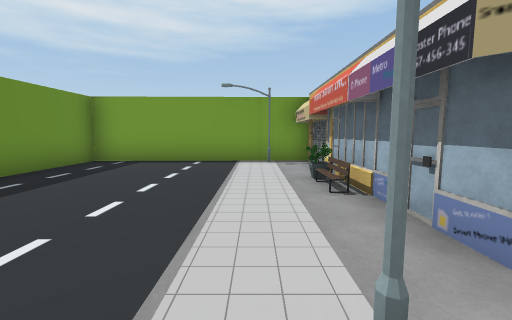
[1] (above)

18 first-person views from a walk through a 3-D level made in the Unity game engine. The camera is 1.5 m above the floor, tilts 6° down and sees 90° across. The floor is counted in squares, 2 m on a side. Each view is taken from the middle of a square. On the plan, view 1 faces up. The plan holds only what a view shows up to about 9 squares ahead; the rest is blank. The place goes on beyond the plan. The player is left out. Some surface patterns are stand-ins.

[2]
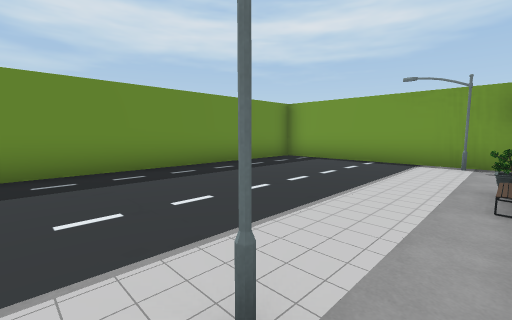

[3]
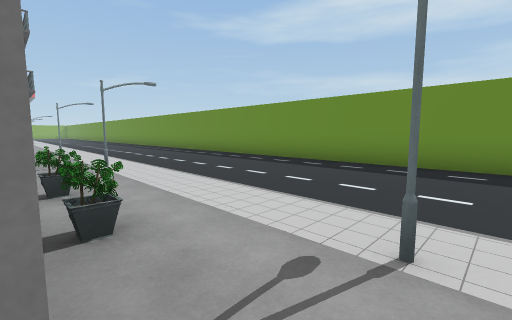

[4]
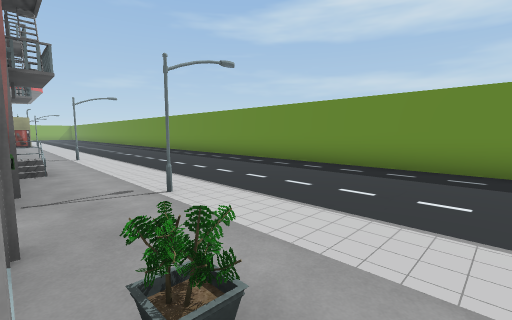

[5]
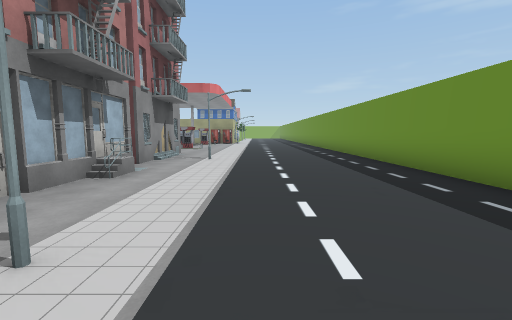

[6]
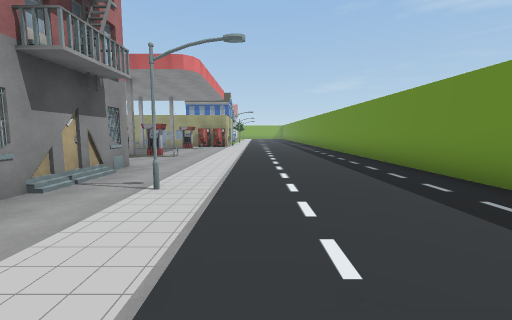

[7]
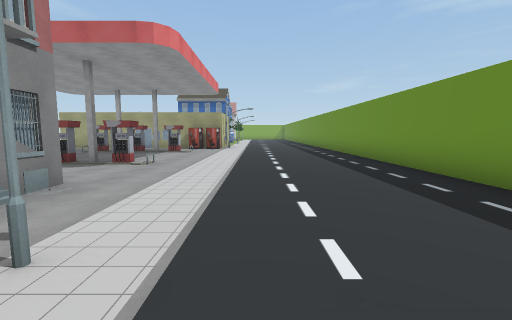

[8]
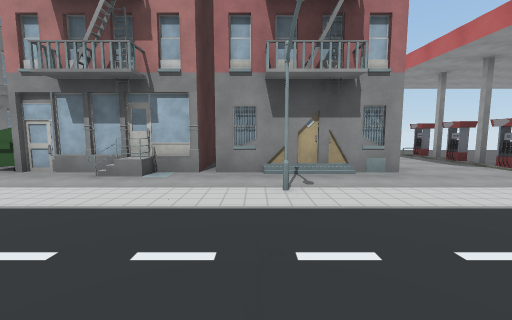

[9]
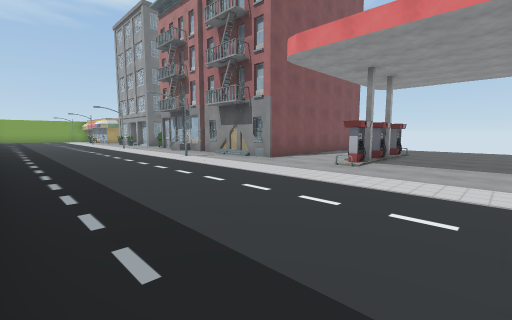

[10]
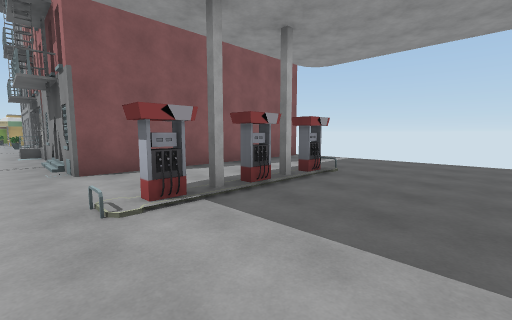

[11]
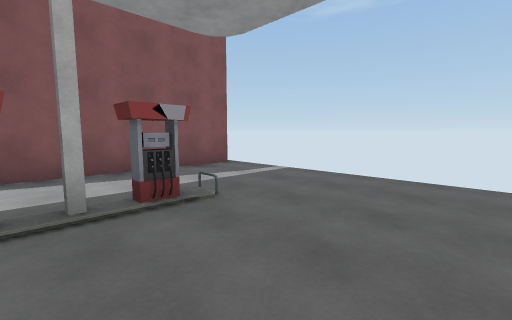

[12]
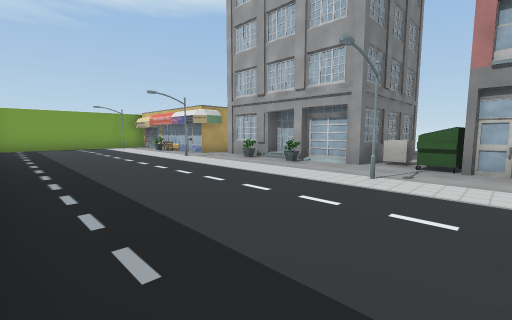

[13]
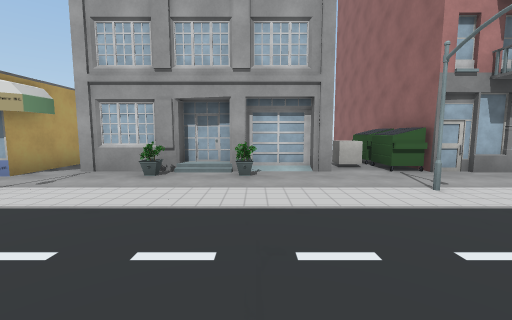

[14]
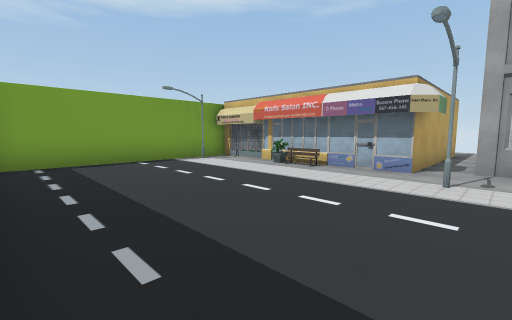

[15]
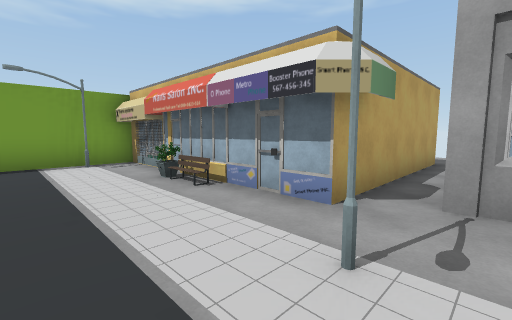

[16]
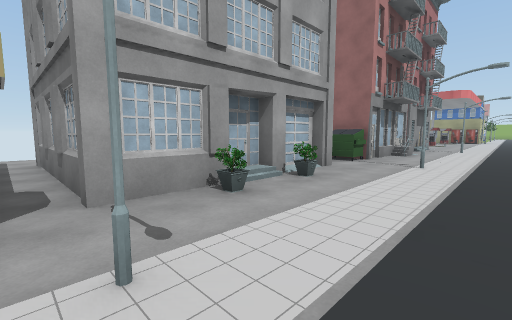

[17]
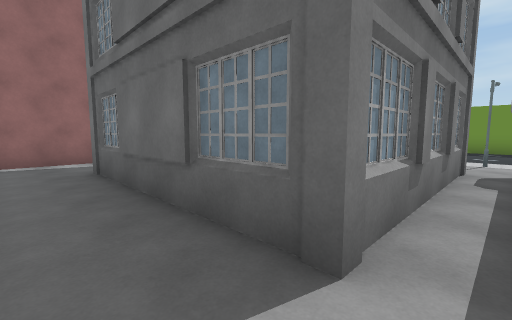

[18]
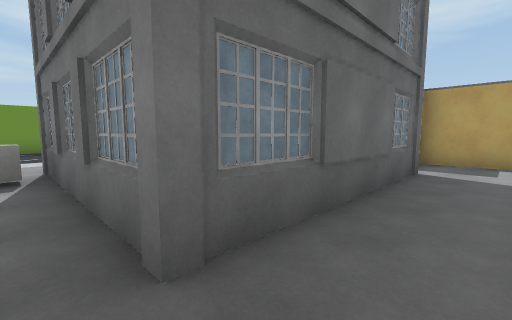

### Floor plan
Key: @ floor where view 1 was taken; # wall or solid block; x gap in a wall; . floor; / step, stairs or slope; O other object.
Columns run from 5 left of view 1 to 8 right of it. Each row starts with its distance up from view 1.
  7 #####O##
  6 #.... .#
  5 #.... .#
  4 #.... O#
  3 #.... O#   ###
  2 #......#####..
  1 #....O........
  0 #....@.O####..
 -1 #......O#   ..
 -2 #....../#   ..
 -3 #......O#   ..
 -4 #......#####..
 -5 #....O..O.....
 -6 #......OOO  ..
 -7 #......#   ###
 -8 #.... .#
 -9 #.... .O
-10 #......##
-11 #....O.#
-12 #......#
-13 #......#
-14 #.... ........
-15 #.... ........
-16 #.... .#.x#...
-17 #.... ........
-18 #.... ........
-19 #.... ........

Positions as (right, up) in squares from view 1, and headings:
1: (0, 0), facing up
2: (1, 0), facing up-left
3: (2, 1), facing down-left
4: (2, -2), facing down-left
5: (-1, -4), facing down
6: (-1, -8), facing down
7: (-1, -10), facing down
8: (-3, -11), facing right
9: (-4, -19), facing up-right
10: (1, -19), facing up-right
11: (4, -19), facing up-right
12: (-4, -7), facing up-right
13: (-3, -3), facing right
14: (-4, 0), facing up-right
15: (-1, 0), facing up-right
16: (-1, 1), facing down-right
17: (8, 1), facing down-left
18: (8, -5), facing up-left
